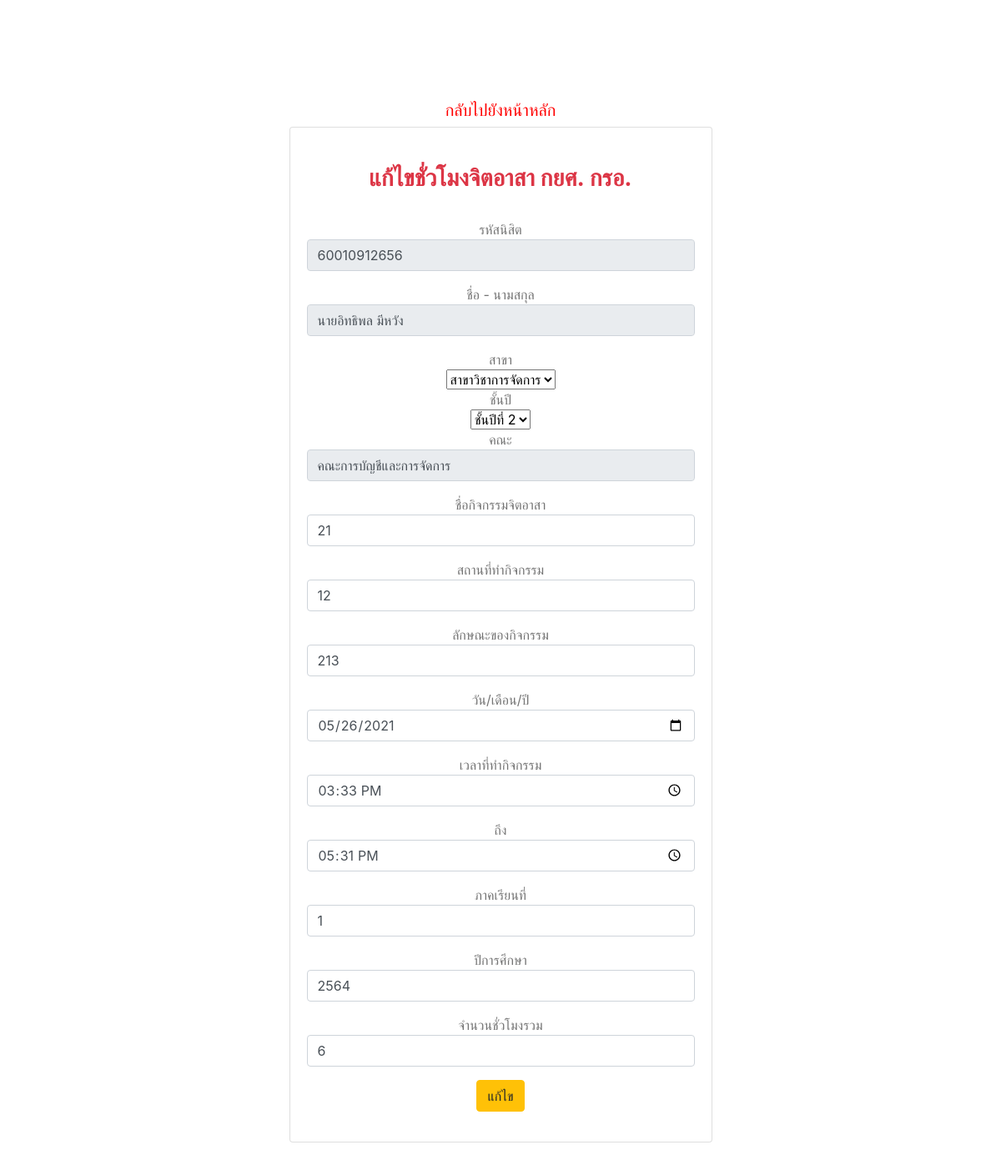
Page /updateP.php?std_id_auto=88 on the committed database.
### tables this page shows
CREATE TABLE `studentloan` (
  `std_id_auto` int(11) NOT NULL,
  `stu_id` varchar(15) NOT NULL COMMENT 'รหัสนิสิต',
  `stu_n` varchar(80) NOT NULL COMMENT 'ชื่อ - นามสกุล',
  `branch` varchar(80) NOT NULL COMMENT 'สาขา',
  `stu_year` varchar(80) NOT NULL COMMENT 'ชั้นปี',
  `stu_board` varchar(80) NOT NULL COMMENT 'คณะ',
  `std_name` varchar(100) NOT NULL COMMENT 'ชื่อกิจกรรมจิตอาสา',
  `std_po` varchar(100) NOT NULL COMMENT 'สถานที่ทำกิจกรรม',
  `std_lo` varchar(80) NOT NULL COMMENT 'ลักษณะของกิจกรรม',
  `s_date` date NOT NULL COMMENT 'วัน/เดือน/ปี',
  `t_ime` time NOT NULL COMMENT 'เวลาที่ทำกิจกรรม',
  `p_ao` time NOT NULL COMMENT 'ถึง',
  `p_io` double NOT NULL COMMENT 'ภาคเรียนที่',
  `p_lo` double NOT NULL COMMENT 'ปีการศึกษา',
  `p_do` text NOT NULL COMMENT 'จำนวนชั่วโมงรวม'
);

### updateP.php (the view, shortened to what this page needs)
<?php
	    include_once('connectdb_admin2.php');
	$sql2 = "SELECT * FROM studentloan WHERE std_id_auto = '".$_GET['std_id_auto']."' ";
	$result2 = mysqli_query($conn,$sql2);
	$data2 = mysqli_fetch_array($result2);
?>
<!DOCTYPE html>
<html lang="en">
<head>
    <link rel="stylesheet" href="https://maxcdn.bootstrapcdn.com/bootstrap/4.5.2/css/bootstrap.min.css">
</head>
<body class="">
    <br>
    <div class="container my-5 px-0 1">
        <section class="p-5 my-md-5 text-center">
            <h5> <a href="stu.php" style="color:red">กลับไปยังหน้าหลัก</a></h5>
            <div class="row">
                <div class="col-md-6 mx-auto">
                    <div class="card">
                        <div class="card-body">
                            <form class="text-center" style="color: #757575;" action="" method="POST">
                                <h3 class="font-weight-bold my-4 pb-2 text-center text-danger">แก้ไขชั่วโมงจิตอาสา
                                    กยศ. กรอ. </h3>
                                <div class="form-group">รหัสนิสิต
                                    <input type="text" class="form-control" required autofocus placeholder=""
                                        name="p_name" value="<?=$data2['stu_id'];?>" required readonly>
                                </div>
                                <div class="form-group">ชื่อ - นามสกุล
                                    <input type="text" class="form-control" required autofocus placeholder=""
                                        name="p_id" value="<?=$data2['stu_n'];?>" required readonly>
                                </div>
                                สาขา<br> <select name="stu_major" value="0"> </option>
                                    <option readonly value="<?=$data2['branch'];?>"><?=$data2['branch'];?></option>
                                </select>
                                <br> ชั้นปี<br> <select name="stu_year" value="0"> </option>
                                    <option readonly value="<?=$data2['stu_year'];?>"><?=$data2['stu_year'];?></option>
                                </select>
                                <div class="form-group">คณะ
                                    <input type="text" class="form-control" required autofocus placeholder=""
                                        name="s_mbs" value="<?=$data2['stu_board'];?>" readonly>
                                </div>
                                <div class="form-group">ชื่อกิจกรรมจิตอาสา
                                    <input type="text" class="form-control" required autofocus placeholder="" name="p_a"
                                        value="<?=$data2['std_name'];?>" required>
                                </div>
                                <div class="form-group">สถานที่ทำกิจกรรม
                                    <input type="text" class="form-control" required autofocus placeholder="" name="p_b"
                                        value="<?=$data2['std_po'];?>" required>
                                </div>
                                <div class="form-group">ลักษณะของกิจกรรม
                                    <input type="text" class="form-control" required autofocus placeholder="" name="p_c"
                                        value="<?=$data2['std_lo'];?>" required>
                                </div>
                                <div class="form-group">วัน/เดือน/ปี
                                    <input type="date" class="form-control" required autofocus placeholder=""
                                        name="p_date" value="<?=$data2['s_date'];?>" required>
                                </div>
                                <div class="form-group">เวลาที่ทำกิจกรรม
                                    <input type="time" class="form-control" required autofocus placeholder=""
                                        name="p_time" value="<?=$data2['t_ime'];?>" required>
                                </div>
                                <div class="form-group">ถึง
                                    <input type="time" class="form-control" required autofocus placeholder="" name="p_t"
                                        value="<?=$data2['p_ao'];?>" required>
                                </div>
                                <div class="form-group">ภาคเรียนที่
                                    <input type="number" class="form-control" required placeholder="" name="p_price"
                                        value="<?=$data2['p_io'];?>" required min="1" max="3">
                                </div>
                                <div class="form-group">ปีการศึกษา
                                    <input type="number" class="form-control" required placeholder="" name="p_count"
                                        value="<?=$data2['p_lo'];?>" required>
                                </div>
                                <div class="form-group">จำนวนชั่วโมงรวม
                                    <input type="number" class="form-control" required placeholder="" name="p_hours"
                                        value="<?=$data2['p_do'];?>" required min="1" max="20">
                                </div>
                                <div class="text-center">
                                    <input type="submit" name="SubmitUpdate" value="แก้ไข" class="btn btn-warning">
                                </div>
                            </form>
                        </div>
                    </div>
                </div>
            </div>
        </section>
    </div>
</body>
</html>

### rows in the picture
studentloan: p_name "60010912656", p_id "นายอิทธิพล มีหวัง", stu_major "สาขาวิชาการจัดการ", stu_year "ชั้นปีที่ 2", s_mbs "คณะการบัญชีและการจัดการ", p_a "21", p_b "12", p_c "213", p_date "05/26/2021", p_time "15:33:00", p_t "17:31:00", p_price "1", p_count "2564", p_hours "6"
